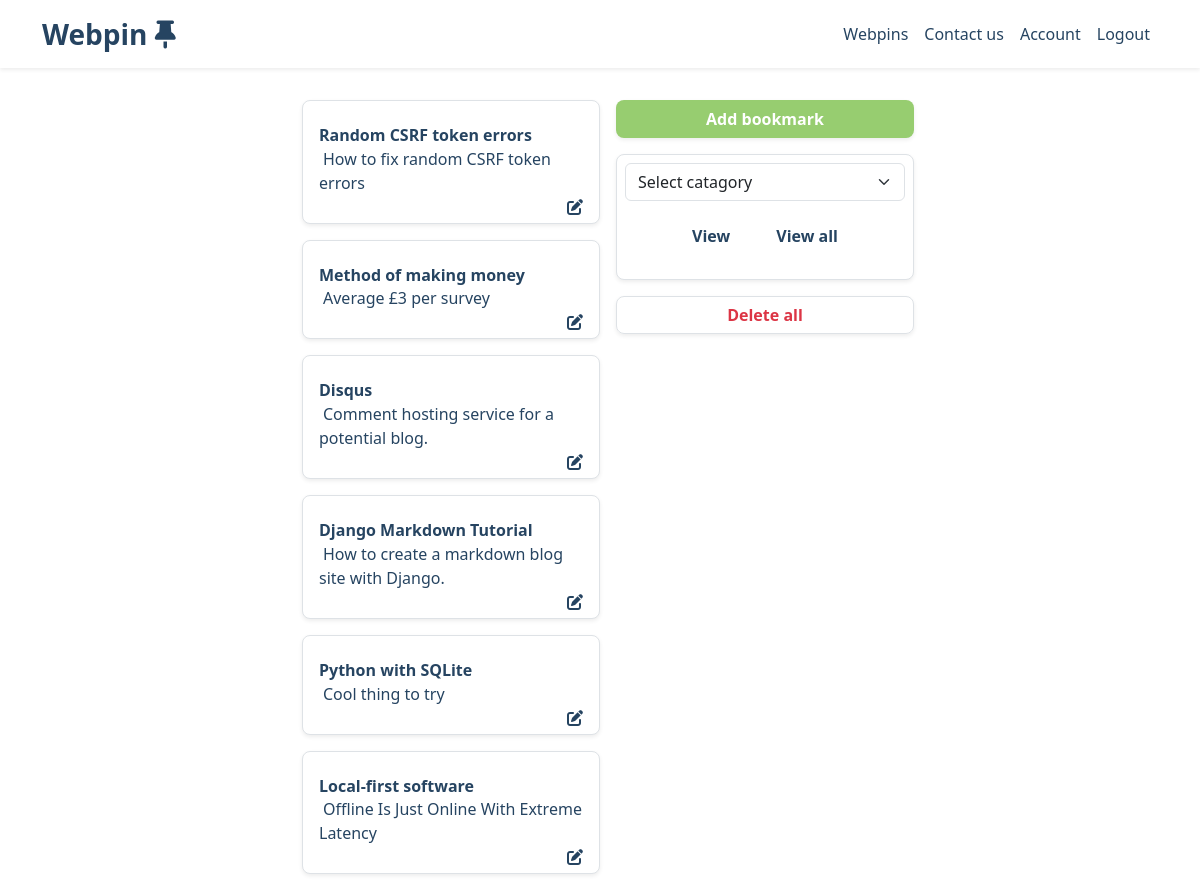
Before: /bookmarks (signed in, upper part) with the older database file.
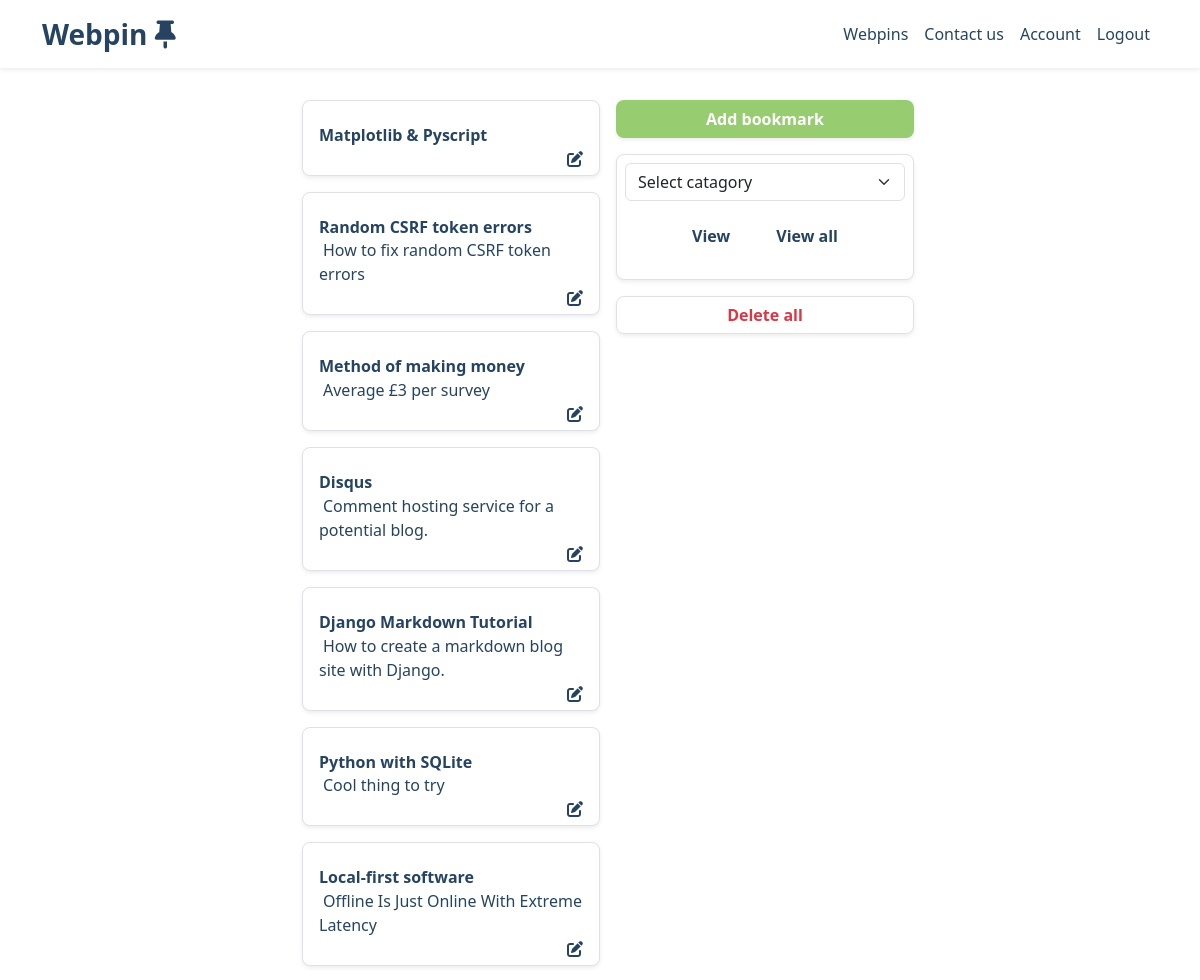
After: the same page with the newer database file.
### bookmarks_main/models.py (models this page shows, shortened)
class Saved_Bookmarks(models.Model):
    bookmark_title = models.CharField(max_length=500, null=True, blank=False)
    bookmark_address = models.CharField(max_length=1_000)
    bookmark_notes = models.CharField(max_length=100_000, null=True, blank=False)
    bookmark_catagory = models.CharField(max_length=250, null=True, blank=False)
    bookmark_save_date = models.DateTimeField(auto_now_add=True)
    author = models.ForeignKey(User, on_delete=models.CASCADE)

### bookmarks_main/views.py (the view, shortened to what this page needs)
# urls.py: path('bookmarks', views.userhome, name='home-page'),
@login_required(login_url="/members/login_user")
def userhome(request):
    context = {}
    bookmarks = Saved_Bookmarks.objects.filter(author=request.user.id).order_by('-bookmark_save_date')
    all_user_bookmarks = Saved_Bookmarks.objects.filter(author=request.user.id)
    all_user_bookmarks_list = list(all_user_bookmarks)
    if len(all_user_bookmarks_list) >= 1: context['all_user_bookmarks_list'] = True
    if request.method == 'POST' and 'delete_all_bookmarks' in request.POST:
        all_user_bookmarks.delete()
        return redirect(request.META['HTTP_REFERER'])
    context['bookmarks'] = bookmarks
    if bookmarks.exists():
        context['bookmark_exist'] = 'User has bookmarks'
    bookmark_list = [bookmark for bookmark in bookmarks]
    catagories = list(set([entry.bookmark_catagory for entry in bookmark_list if entry.bookmark_catagory != '']))
    context['catagories'] = catagories
    return render(request, 'bookmarks_main/index.html', context)

### bookmarks_main/templates/bookmarks_main/index.html (shortened to what this page needs)
{% extends './template.html' %}
{% block content %}
    {% if user.is_authenticated %}
    <div class="row mb-3 d-flex justify-content-center">
        <div class="col-lg-3 col-md-6 order-lg-2">
            <form method="post" id="anchor">
                <div class="row">
                <button class="btn mt-3 rounded-3 shadow-sm fw-bold" style="background-color: rgb(151,205,112); color:white;" type="button" data-bs-toggle="collapse" data-bs-target="#collapseExample" aria-expanded="false" aria-controls="collapseExample">
                    Add bookmark
                </button>
                </div>
            </form>
            <form method="post">
                <div class="row mt-3 p-2 bg-white shadow-sm border rounded-3">
                    <select class="form-select" aria-label="Default select example" name="selected_bookmark_catagory" value="Select catagory">
                        <option selected>Select catagory</option>
                    </select>
                    <p class="text-center mt-3">
                    <input class="btn me-3 fw-bold" type="submit" name="select_catagory" value="View" style="color: #264461;">
                    <form method="post">
                    <input class="btn fw-bold" type="submit" name="view_all" value="View all" style="color: #264461;">
                    </p>
                </form>
                </div>
            {% if all_user_bookmarks_list %}
              <div class="row mt-3">
                <button class="btn fw-bold rounded-3 shadow-sm border text-danger" type="button" data-bs-toggle="modal" data-bs-target="#DeleteAllBookmarksModal">Delete all</button>
              </div>
            {% endif %}
        </div>
            {% if bookmark_exist %}
            {% else %}
                {% load static %}
            {% endif %}
        {% if bookmark_exist %}
            <div class="col-lg-3 col-md-6 order-lg-1 order-md-1 ms-3 me-3">
                {% if user.is_authenticated %}
                    {% for bookmark in bookmarks %}
                        <form method="post">
                                <a href="{{bookmark.bookmark_address}}" target="_blank" rel="noopener noreferrer" style="text-decoration: none; color: #264461">
                                    <div class="row p-1 mt-3 bg-white d-flex align-items-center shadow-sm border rounded-3">
                                        <div class="row mt-3">
                                            <div class="col-auto">
                                                <span class="align-middle fw-bold">{{bookmark.bookmark_title}}</span>
                                            </div>
                                        </div>
                                        {% if bookmark.bookmark_notes %}
                                        <div class="row">
                                            <div class="col-auto text-break overflow-auto">
                                                <span class="ms-1 mt-1" style="max-height:25px;">{{bookmark.bookmark_notes}}</span>
                                            </div>
                                        </div>
                                        {% endif %}
                                        <div class="row-auto">
                                                <div class="text-end">
                                                    <a href="{% url 'edit-bookmark' bookmark.id %}" style="color: #264461"><i class="fa-solid fa-pen-to-square"></i></a>
                                                </div>
                                        </div>
                                    </div>
                                </a>
                        </form>
                    {% endfor %}
            </div>
        {% endif %}
        {% endif %}
    {% else %}
        <p class="text-danger">You must be logged in to see this content</p>
    {% endif %}
{% endblock %}

Changed rows visible on the page:
added Saved_Bookmarks: bookmark_title "Matplotlib & Pyscript"
